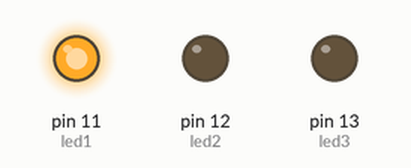
The sketch below on a simulated Arduino Uno, built with avr-gcc and run on an emulated ATmega328P. On the bench: output pins drawn as LEDs (lit = HIGH).

Above: at 0.5 s.
At 1.5 s:
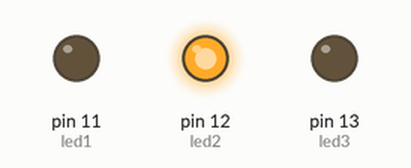
At 2.5 s:
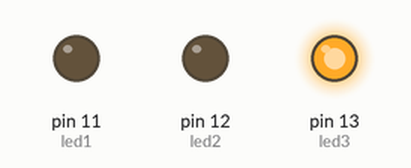
At 3.5 s:
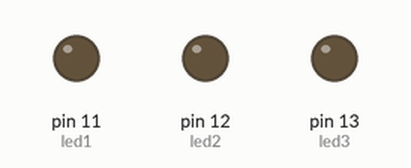
Timing chart, 0 to 5.2 s (numbered marks = the images above):
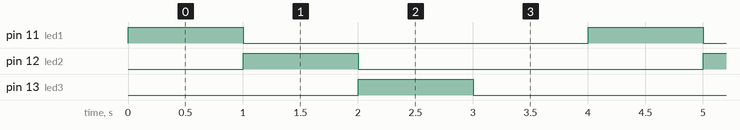

The sketch:

Q2_3LEDS.ino
```cpp
int led1 = 11;
int led2 = 12;
int led3 = 13;

void setup(){
   pinMode(led1, OUTPUT);
   pinMode(led2, OUTPUT);
   pinMode(led3, OUTPUT);
}

void loop(){
  digitalWrite(led1, HIGH);
  delay(1000);
  digitalWrite(led1, LOW);

  digitalWrite(led2, HIGH);
  delay(1000);
  digitalWrite(led2, LOW);

  digitalWrite(led3, HIGH);
  delay(1000);
  digitalWrite(led3, LOW);
  delay(1000);

}
```

Measured:
- by itself, pin 11 (led1), pin 12 (led2), pin 13 (led3): alternates HIGH for 1.0 s and LOW for 3.0 s
- by itself, everything shown: repeats every 4.0 s, in 4 steps
